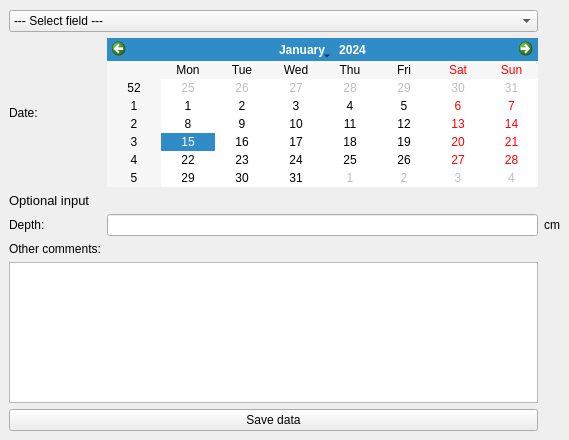
          <widget class="QWidget" name="tab_10">
           <attribute name="title">
            <string>Plowing</string>
           </attribute>
           <widget class="QWidget" name="gridLayoutWidget_12">
            <property name="geometry">
             <rect>
              <x>9</x>
              <y>10</y>
              <width>551</width>
              <height>421</height>
             </rect>
            </property>
            <layout class="QGridLayout" name="gridLayout_12">
             <item row="7" column="0" colspan="2">
              <widget class="QPushButton" name="PBPloSaveManual">
               <property name="enabled">
                <bool>true</bool>
               </property>
               <property name="locale">
                <locale language="English" country="UnitedKingdom"/>
               </property>
               <property name="text">
                <string>Save data</string>
               </property>
              </widget>
             </item>
             <item row="4" column="2">
              <widget class="QLabel" name="label_63">
               <property name="text">
                <string>cm</string>
               </property>
              </widget>
             </item>
             <item row="6" column="0" colspan="2">
              <widget class="QPlainTextEdit" name="LEPloOther"/>
             </item>
             <item row="4" column="1">
              <widget class="QLineEdit" name="LEPloDepth"/>
             </item>
             <item row="5" column="0">
              <widget class="QLabel" name="label_66">
               <property name="text">
                <string>Other comments:</string>
               </property>
              </widget>
             </item>
             <item row="0" column="0" colspan="2">
              <widget class="QComboBox" name="CBPloField">
               <property name="locale">
                <locale language="English" country="UnitedKingdom"/>
               </property>
               <item>
                <property name="text">
                 <string>--- Select field ---</string>
                </property>
               </item>
              </widget>
             </item>
             <item row="3" column="0" colspan="2">
              <widget class="QLabel" name="label_62">
               <property name="font">
                <font>
                 <pointsize>10</pointsize>
                </font>
               </property>
               <property name="text">
                <string>Optional input</string>
               </property>
              </widget>
             </item>
             <item row="1" column="0">
              <widget class="QLabel" name="label_69">
               <property name="text">
                <string>Date:</string>
               </property>
              </widget>
             </item>
             <item row="4" column="0">
              <widget class="QLabel" name="label_68">
               <property name="text">
                <string>Depth:</string>
               </property>
              </widget>
             </item>
             <item row="1" column="1">
              <widget class="QCalendarWidget" name="DEPlowing"/>
             </item>
            </layout>
           </widget>
          </widget>
